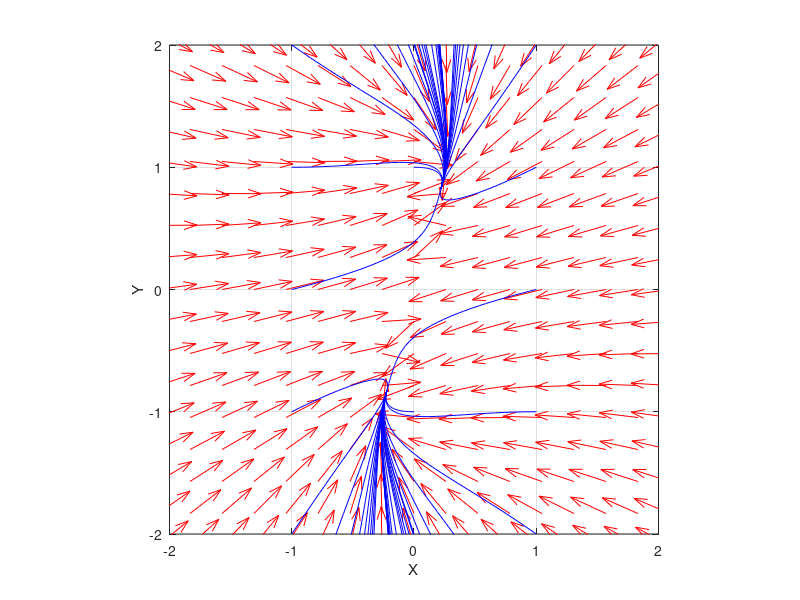
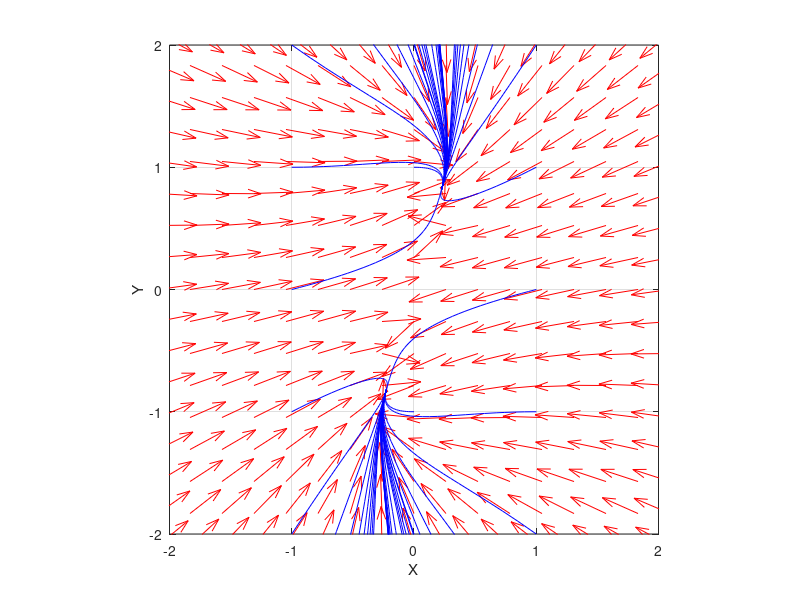
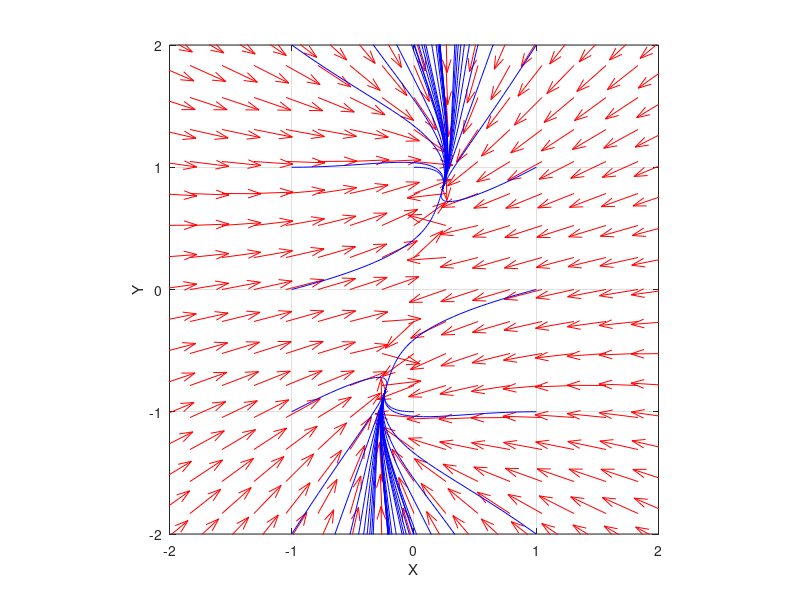
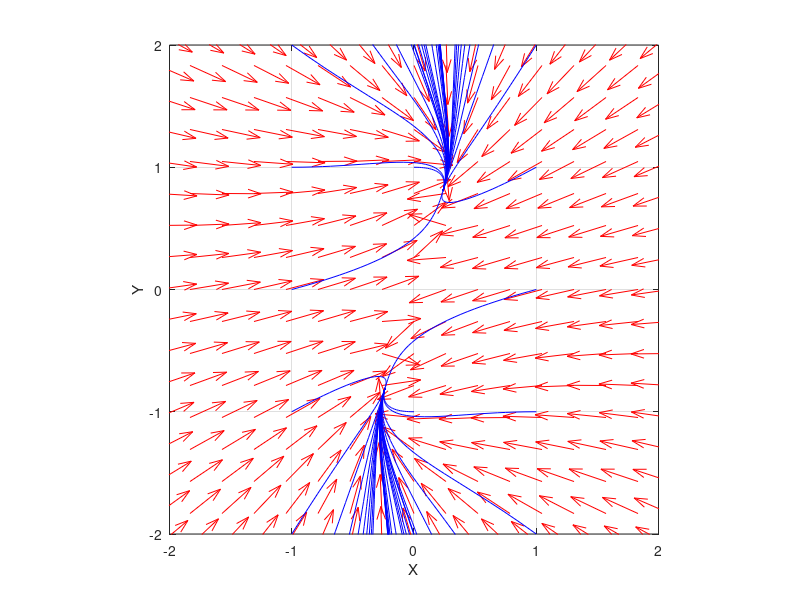

Reproduce these figures in MATLAB, in order. (Note: a time limit stopped this script after it produced the figures.)
% Script for Plotting the Phase Portrait Semi-Stable System

% init system and states
number = 1;
for a_range = -3:0.1:3
    
    g = 9.81;
    L = 1;
    a = a_range;
    b = 0.1;
    ss = @(t,Z) [Z(2)+Z(1)*(a-Z(1)^2-Z(2)^2); -Z(1)+Z(2)*(1-Z(1)^2-Z(2)^2)];
    Z1 = linspace(-pi,pi,25);
    Z2 = linspace(-pi,pi,25);

    % Generate Meshgrid for numerically solving
    [x,y] = meshgrid(Z1,Z2);
    size(x)
    size(y)

    % Establish U and V vectors
    u = zeros(size(x));
    v = zeros(size(y));

    % Init Loop over Vector field to compute Derivatives
    t = 0;
    for i = 1:numel(x)
        Theta_d = ss(t,[x(i); y(i)]);
        u(i) = Theta_d(1);
        v(i) = Theta_d(2);
        Mag = sqrt(u(i)^2+v(i)^2);
        u(i) = u(i)/Mag;
        v(i) = v(i)/Mag;
    end

    %Plot our vector field
    figure
    quiver(x,y,u,v,'r'); figure(gcf)
    xlabel('X')
    ylabel('Y')
    axis tight equal;

    hold on

    for x_range = [-1,0,1]
        for THETA_sol = -10:1:10
            [ts,ys] = ode45(ss,[0,10],[x_range;THETA_sol]);
            plot(ys(:,1),ys(:,2),'b');
            %plot(-ys(:,1),ys(:,2),'b')
            %plot(ys(1,1),ys(1,2),'bo') %start of contour
            %plot(ys(end,1),ys(end,2),'ks') %end of contour
        end
    end

    axis([-2 2 -2 2])
    grid on
    
    s1 = 'figure_';
    s2 = num2str(number);
    s3 = '.jpg';
    filo = strcat(s1,s2,s3);
    number = number+1;
    
    doc saveas
    saveas(gcf,filo);

end
